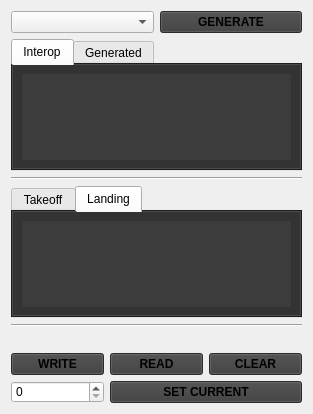
<?xml version="1.0" encoding="UTF-8"?>
<ui version="4.0">
 <class>MissionWidget</class>
 <widget class="QWidget" name="MissionWidget">
  <property name="geometry">
   <rect>
    <x>0</x>
    <y>0</y>
    <width>313</width>
    <height>414</height>
   </rect>
  </property>
  <property name="font">
   <font>
    <weight>50</weight>
    <bold>false</bold>
   </font>
  </property>
  <property name="windowTitle">
   <string>Form</string>
  </property>
  <property name="styleSheet">
   <string notr="true">QComboBox {
	outline: 0;
}

Line {
	padding: 5px;
}

QLabel {
	color:rgb(240,240,240);
}
QPushButton{
	background-color:rgb(60, 60, 60)
}
QPushButton:hover:!pressed{
	background-color:rgb(80, 80, 80)
}
QPushButton:pressed{
	background-color:rgb(120,120,120);
}
QTabWidget {
	background-color:rgb(40,40,40);
}

QHeaderView {
	background-color:rgb(40,40,40);
	color:rgb(240,240,240);
	border:0px;
}

QTableView {
	background-color:rgb(60,60,60);
	color:rgb(240,240,240);
	border:0px;
}</string>
  </property>
  <layout class="QGridLayout" name="gridLayout_2">
   <item row="8" column="0">
    <layout class="QGridLayout" name="gridLayout">
     <item row="3" column="0">
      <widget class="QSpinBox" name="setCurrentValue"/>
     </item>
     <item row="3" column="1" colspan="2">
      <widget class="QPushButton" name="setCurrentButton">
       <property name="font">
        <font>
         <weight>75</weight>
         <bold>true</bold>
        </font>
       </property>
       <property name="text">
        <string>SET CURRENT</string>
       </property>
      </widget>
     </item>
     <item row="1" column="2">
      <widget class="QPushButton" name="clearButton">
       <property name="font">
        <font>
         <weight>75</weight>
         <bold>true</bold>
        </font>
       </property>
       <property name="text">
        <string>CLEAR</string>
       </property>
      </widget>
     </item>
     <item row="1" column="0">
      <widget class="QPushButton" name="writeButton">
       <property name="font">
        <font>
         <weight>75</weight>
         <bold>true</bold>
        </font>
       </property>
       <property name="text">
        <string>WRITE</string>
       </property>
      </widget>
     </item>
     <item row="1" column="1">
      <widget class="QPushButton" name="readButton">
       <property name="font">
        <font>
         <weight>75</weight>
         <bold>true</bold>
        </font>
       </property>
       <property name="text">
        <string>READ</string>
       </property>
      </widget>
     </item>
    </layout>
   </item>
   <item row="1" column="0">
    <widget class="QWidget" name="interopControl" native="true">
     <layout class="QHBoxLayout" name="horizontalLayout">
      <property name="leftMargin">
       <number>0</number>
      </property>
      <property name="topMargin">
       <number>0</number>
      </property>
      <property name="rightMargin">
       <number>0</number>
      </property>
      <property name="bottomMargin">
       <number>0</number>
      </property>
      <item>
       <widget class="QComboBox" name="missionList">
        <property name="enabled">
         <bool>true</bool>
        </property>
        <property name="editable">
         <bool>false</bool>
        </property>
        <property name="currentText">
         <string/>
        </property>
        <property name="sizeAdjustPolicy">
         <enum>QComboBox::AdjustToContents</enum>
        </property>
       </widget>
      </item>
      <item>
       <widget class="QPushButton" name="generateButton">
        <property name="font">
         <font>
          <weight>75</weight>
          <bold>true</bold>
         </font>
        </property>
        <property name="text">
         <string>GENERATE</string>
        </property>
       </widget>
      </item>
     </layout>
    </widget>
   </item>
   <item row="6" column="0">
    <widget class="QLabel" name="label">
     <property name="text">
      <string>UAV Mission Control</string>
     </property>
     <property name="alignment">
      <set>Qt::AlignCenter</set>
     </property>
    </widget>
   </item>
   <item row="5" column="0">
    <widget class="Line" name="line_2">
     <property name="orientation">
      <enum>Qt::Horizontal</enum>
     </property>
    </widget>
   </item>
   <item row="4" column="0">
    <widget class="QTabWidget" name="tolWidget">
     <property name="sizePolicy">
      <sizepolicy hsizetype="Expanding" vsizetype="Preferred">
       <horstretch>0</horstretch>
       <verstretch>0</verstretch>
      </sizepolicy>
     </property>
     <property name="currentIndex">
      <number>1</number>
     </property>
     <widget class="QWidget" name="toltab1">
      <attribute name="title">
       <string>Takeoff</string>
      </attribute>
      <layout class="QGridLayout" name="gridLayout_7">
       <item row="0" column="0">
        <widget class="MissionTOLTable" name="takeoff"/>
       </item>
      </layout>
     </widget>
     <widget class="QWidget" name="toltab2">
      <attribute name="title">
       <string>Landing</string>
      </attribute>
      <layout class="QGridLayout" name="gridLayout_9">
       <item row="0" column="0">
        <widget class="MissionTOLTable" name="landing"/>
       </item>
      </layout>
     </widget>
    </widget>
   </item>
   <item row="2" column="0">
    <widget class="QTabWidget" name="tabWidget">
     <property name="currentIndex">
      <number>0</number>
     </property>
     <widget class="QWidget" name="tab">
      <attribute name="title">
       <string>Interop</string>
      </attribute>
      <layout class="QGridLayout" name="gridLayout_3">
       <item row="0" column="0" colspan="2">
        <widget class="MissionTable" name="interopMission">
         <property name="editTriggers">
          <set>QAbstractItemView::NoEditTriggers</set>
         </property>
         <property name="tabKeyNavigation">
          <bool>true</bool>
         </property>
         <property name="textElideMode">
          <enum>Qt::ElideMiddle</enum>
         </property>
         <property name="showGrid">
          <bool>true</bool>
         </property>
         <property name="wordWrap">
          <bool>false</bool>
         </property>
         <property name="cornerButtonEnabled">
          <bool>false</bool>
         </property>
         <attribute name="horizontalHeaderCascadingSectionResizes">
          <bool>false</bool>
         </attribute>
         <attribute name="horizontalHeaderDefaultSectionSize">
          <number>30</number>
         </attribute>
         <attribute name="horizontalHeaderMinimumSectionSize">
          <number>10</number>
         </attribute>
         <attribute name="verticalHeaderVisible">
          <bool>false</bool>
         </attribute>
        </widget>
       </item>
      </layout>
     </widget>
     <widget class="QWidget" name="tab2">
      <attribute name="title">
       <string>Generated</string>
      </attribute>
      <layout class="QGridLayout" name="gridLayout_4">
       <item row="0" column="0">
        <widget class="MissionTable" name="generatedMission">
         <property name="cornerButtonEnabled">
          <bool>false</bool>
         </property>
         <attribute name="horizontalHeaderVisible">
          <bool>false</bool>
         </attribute>
        </widget>
       </item>
      </layout>
     </widget>
    </widget>
   </item>
   <item row="3" column="0">
    <widget class="Line" name="line">
     <property name="orientation">
      <enum>Qt::Horizontal</enum>
     </property>
    </widget>
   </item>
  </layout>
 </widget>
 <customwidgets>
  <customwidget>
   <class>MissionTable</class>
   <extends>QTableView</extends>
   <header location="global">missiontable.h</header>
  </customwidget>
  <customwidget>
   <class>MissionTOLTable</class>
   <extends>QTableView</extends>
   <header location="global">missiontoltable.h</header>
  </customwidget>
 </customwidgets>
 <resources/>
 <connections/>
</ui>
